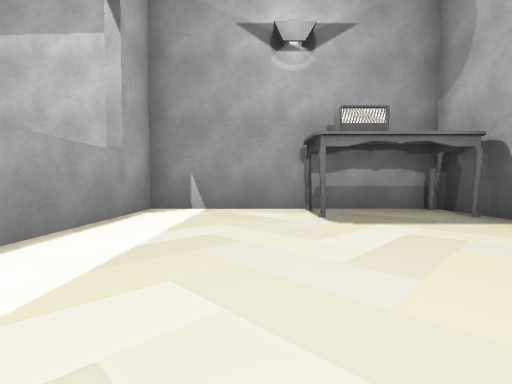
View 1 (above)

13 first-person views from a walk through a 3-D level made in the Unity game engine. The camera is 0.26 m above the floor, tilts 2° down and sees 85° across. Doors are open. The floor is counted in squares, 0.5 m on a side. Each view is taken from the middle of a square. On the plan, view 1 faces up. The plan holds only what a view shows up to about 9 squares ahead; the rest is blank.

View 2
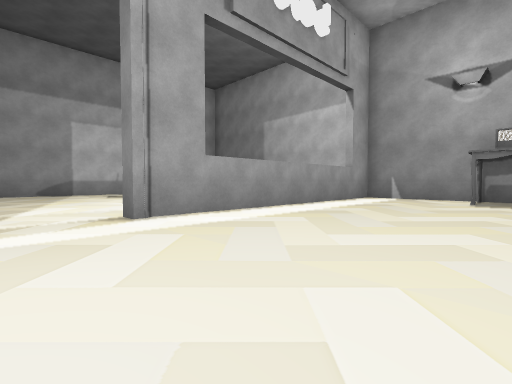

View 3
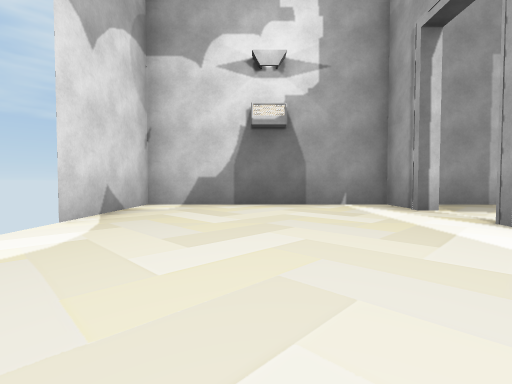

View 4
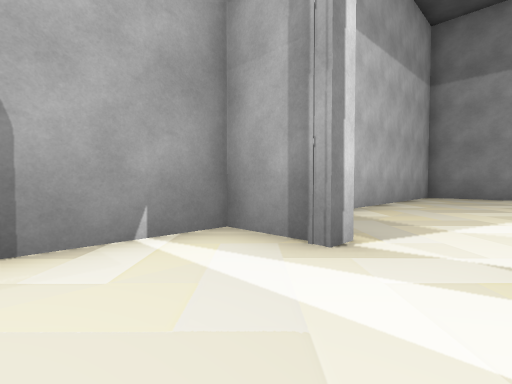

View 5
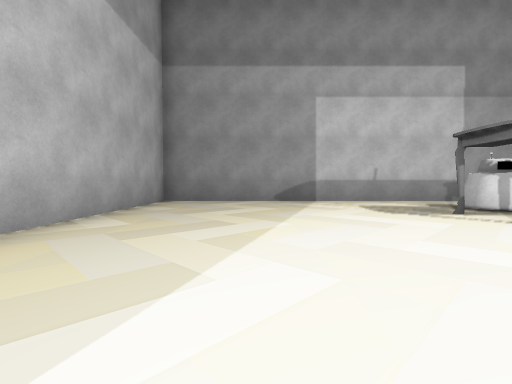

View 6
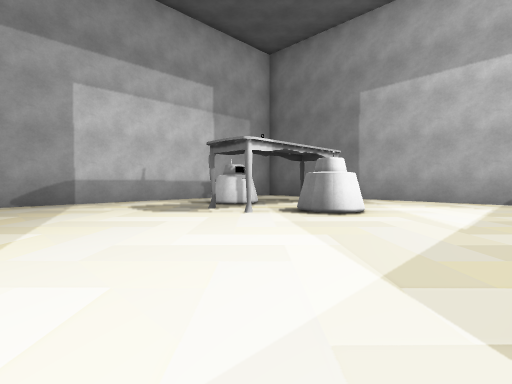

View 7
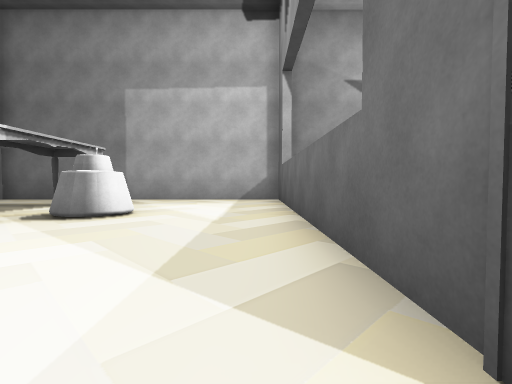

View 8
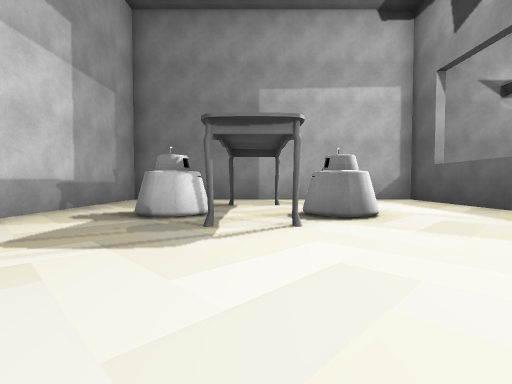

View 9
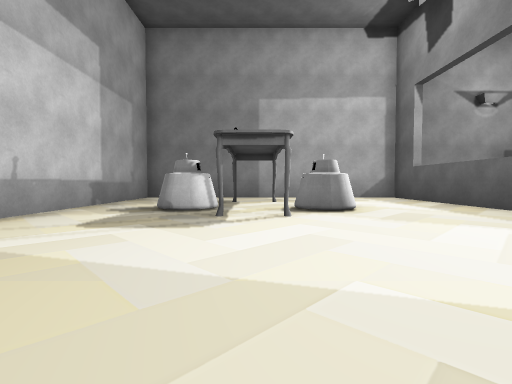

View 10
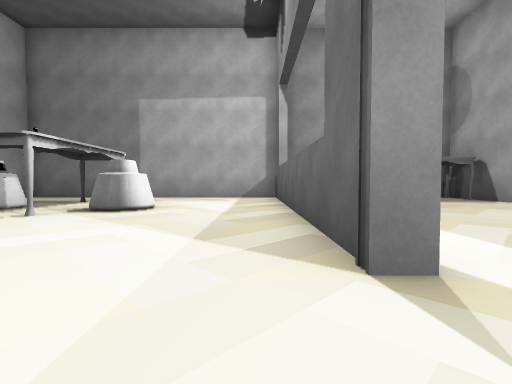

View 11
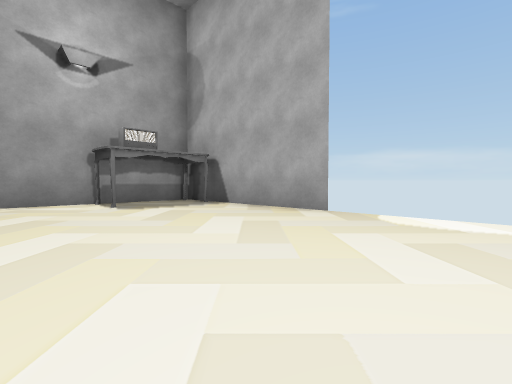

View 12
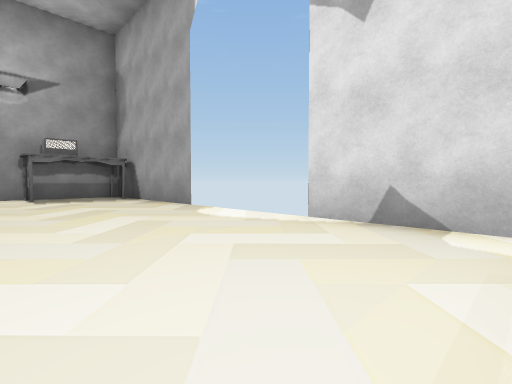

View 13
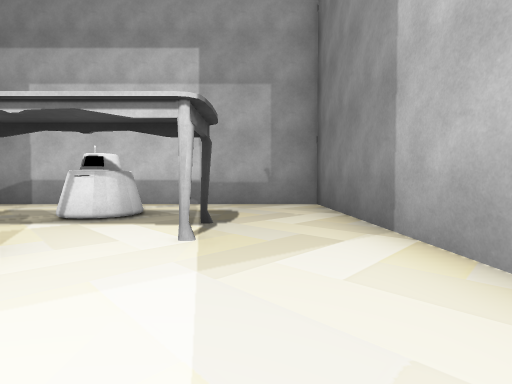

### Floor plan
Key: @ floor where view 1 was taken; # wall or solid block; x gap in a wall; . floor; D open door; T table; H thing the floor can be seen under or through.
Columns run from 11 left of view 1 to 4 right of it. Each row starts with its distance up from view 1.
  6 ################
  5 #........#..x.T#
  4 #........#.....#
  3 #..T.....#.....#
  2 #.HH HH..#.....#
  1 #.HH HH..#.....
  0 #........#.@...
 -1 #........#.....
 -2 #........#.....
 -3 #........D.....#
 -4 #........D.....#
 -5 #........#.....#
 -6 ################

Where each view was taken, in squares from view 1:
view 1: 0 up, 0 right, facing up
view 2: 4 down, 2 right, facing up-left
view 3: 1 up, 1 right, facing down
view 4: 3 down, 0 right, facing down-left
view 5: 3 down, 3 left, facing left
view 6: 3 down, 3 left, facing up-left
view 7: 3 down, 3 left, facing up
view 8: 3 down, 7 left, facing up
view 9: 4 down, 7 left, facing up
view 10: 4 down, 3 left, facing up
view 11: 2 down, 1 left, facing up-right
view 12: 5 down, 0 right, facing up-right
view 13: 4 up, 4 left, facing left
